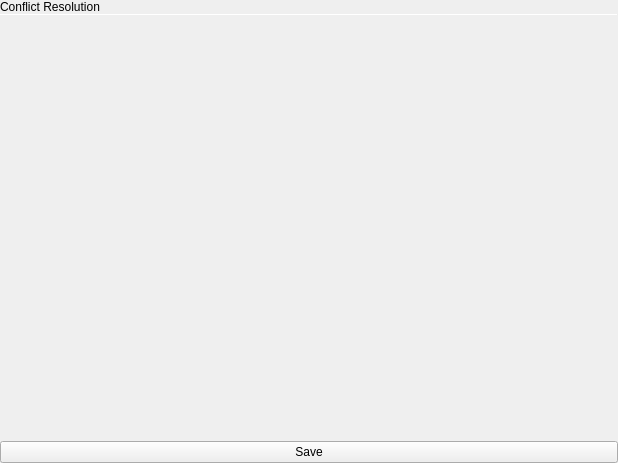
<?xml version="1.0" encoding="UTF-8"?>
<ui version="4.0">
 <class>TextMergePopover</class>
 <widget class="QWidget" name="TextMergePopover">
  <property name="geometry">
   <rect>
    <x>0</x>
    <y>0</y>
    <width>618</width>
    <height>463</height>
   </rect>
  </property>
  <property name="windowTitle">
   <string>Form</string>
  </property>
  <layout class="QVBoxLayout" name="verticalLayout">
   <property name="spacing">
    <number>0</number>
   </property>
   <property name="leftMargin">
    <number>0</number>
   </property>
   <property name="topMargin">
    <number>0</number>
   </property>
   <property name="rightMargin">
    <number>0</number>
   </property>
   <property name="bottomMargin">
    <number>0</number>
   </property>
   <item>
    <widget class="tTitleLabel" name="titleLabel">
     <property name="text">
      <string>Conflict Resolution</string>
     </property>
    </widget>
   </item>
   <item>
    <widget class="Line" name="singlePixelHorizontalLine">
     <property name="maximumSize">
      <size>
       <width>16777215</width>
       <height>1</height>
      </size>
     </property>
     <property name="orientation">
      <enum>Qt::Horizontal</enum>
     </property>
    </widget>
   </item>
   <item>
    <widget class="TextMergeTool" name="mergeTool" native="true">
     <property name="sizePolicy">
      <sizepolicy hsizetype="Preferred" vsizetype="Expanding">
       <horstretch>0</horstretch>
       <verstretch>0</verstretch>
      </sizepolicy>
     </property>
    </widget>
   </item>
   <item>
    <widget class="QPushButton" name="acceptButton">
     <property name="text">
      <string>Save</string>
     </property>
    </widget>
   </item>
  </layout>
 </widget>
 <customwidgets>
  <customwidget>
   <class>tTitleLabel</class>
   <extends>QLabel</extends>
   <header location="global">ttitlelabel.h</header>
   <slots>
    <signal>backButtonClicked()</signal>
   </slots>
  </customwidget>
  <customwidget>
   <class>TextMergeTool</class>
   <extends>QWidget</extends>
   <header location="global">merge/textmergetool.h</header>
   <container>1</container>
  </customwidget>
 </customwidgets>
 <resources/>
 <connections/>
</ui>
